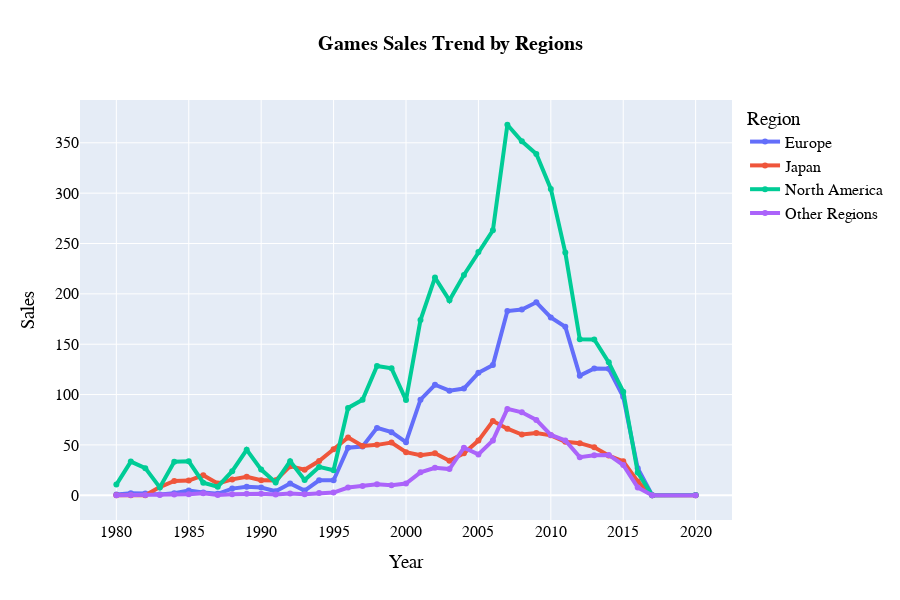

Write notebook code for a chart like this one.
### Markdown cell above
# Trend of Game Sales

### Code cell
# Melt down table into long format

melted_df = pd.melt(df, id_vars=['Year'], value_vars=['NA_Sales', 'EU_Sales', 'JP_Sales', 'Other_Sales'],
                    var_name='Region', value_name='Sales')

#Aggregate the dataframe
aggregated_df = melted_df.groupby(['Year', 'Region'])['Sales'].sum().reset_index()
aggregated_df['Region']=aggregated_df['Region'].replace({'NA_Sales':'North America','EU_Sales':'Europe',
                                                        'JP_Sales':'Japan','Other_Sales':'Other Regions'})

# Line chart
fig=px.line(aggregated_df,x='Year',y='Sales',color='Region',title='Games Sales Trend by Regions',
            markers=True,height=600)
fig.update_layout(title_x=0.5,title_font=dict(family="Arial, sans-serif",size=20,weight='bold',color='black'),
                 font=dict(family='Verdana', size=16, color='black'))
fig.update_traces(line=dict(width=4))
fig.show()

### Figure 1 — Plotly figure (JSON) as saved in the notebook; plotly's stock layout.template omitted (floating-point values rounded to 4 significant figures)
{"data": [{"hovertemplate": "Region=Europe<br>Year=%{x}<br>Sales=%{y}<extra></extra>", "legendgroup": "Europe", "line": {"color": "#636efa", "dash": "solid", "width": 4}, "marker": {"symbol": "circle"}, "mode": "lines+markers", "name": "Europe", "orientation": "v", "showlegend": true, "type": "scatter", "x": [1980, 1981, 1982, 1983, 1984, 1985, 1986, 1987, 1988, 1989, 1990, 1991, 1992, 1993, 1994, 1995, 1996, 1997, 1998, 1999, 2000, 2001, 2002, 2003, 2004, 2005, 2006, 2007, 2008, 2009, 2010, 2011, 2012, 2013, 2014, 2015, 2016, 2017, 2020], "xaxis": "x", "y": [0.67, 1.96, 1.65, 0.8, 2.1, 4.74, 2.84, 1.41, 6.59, 8.44, 7.63, 3.95, 11.71, 4.65, 14.88, 14.9, 47.26, 48.32, 66.9, 62.67, 52.75, 94.89, 109.7, 103.8, 105.9, 121.6, 129.2, 182.9, 184.4, 191.6, 176.6, 167.3, 118.8, 125.8, 125.6, 97.71, 26.76, 0, 0], "yaxis": "y"}, {"hovertemplate": "Region=Japan<br>Year=%{x}<br>Sales=%{y}<extra></extra>", "legendgroup": "Japan", "line": {"color": "#EF553B", "dash": "solid", "width": 4}, "marker": {"symbol": "circle"}, "mode": "lines+markers", "name": "Japan", "orientation": "v", "showlegend": true, "type": "scatter", "x": [1980, 1981, 1982, 1983, 1984, 1985, 1986, 1987, 1988, 1989, 1990, 1991, 1992, 1993, 1994, 1995, 1996, 1997, 1998, 1999, 2000, 2001, 2002, 2003, 2004, 2005, 2006, 2007, 2008, 2009, 2010, 2011, 2012, 2013, 2014, 2015, 2016, 2017, 2020], "xaxis": "x", "y": [0, 0, 0, 8.1, 14.27, 14.56, 19.81, 11.63, 15.76, 18.36, 14.88, 14.78, 28.91, 25.33, 33.99, 45.75, 57.44, 48.87, 50.04, 52.34, 42.77, 39.86, 41.76, 34.2, 41.65, 54.28, 73.73, 66.11, 60.26, 61.89, 59.49, 53.04, 51.74, 47.59, 39.46, 33.72, 13.67, 0.05, 0], "yaxis": "y"}, {"hovertemplate": "Region=North America<br>Year=%{x}<br>Sales=%{y}<extra></extra>", "legendgroup": "North America", "line": {"color": "#00cc96", "dash": "solid", "width": 4}, "marker": {"symbol": "circle"}, "mode": "lines+markers", "name": "North America", "orientation": "v", "showlegend": true, "type": "scatter", "x": [1980, 1981, 1982, 1983, 1984, 1985, 1986, 1987, 1988, 1989, 1990, 1991, 1992, 1993, 1994, 1995, 1996, 1997, 1998, 1999, 2000, 2001, 2002, 2003, 2004, 2005, 2006, 2007, 2008, 2009, 2010, 2011, 2012, 2013, 2014, 2015, 2016, 2017, 2020], "xaxis": "x", "y": [10.59, 33.4, 26.92, 7.76, 33.28, 33.73, 12.5, 8.46, 23.87, 45.15, 25.46, 12.76, 33.87, 15.12, 28.15, 24.82, 86.76, 94.75, 128.4, 126.1, 94.49, 174.0, 216.2, 193.6, 218.8, 241.6, 263.1, 367.9, 351.4, 338.9, 304.2, 241, 154.9, 154.8, 132.0, 102.8, 22.66, 0, 0.27], "yaxis": "y"}, {"hovertemplate": "Region=Other Regions<br>Year=%{x}<br>Sales=%{y}<extra></extra>", "legendgroup": "Other Regions", "line": {"color": "#ab63fa", "dash": "solid", "width": 4}, "marker": {"symbol": "circle"}, "mode": "lines+markers", "name": "Other Regions", "orientation": "v", "showlegend": true, "type": "scatter", "x": [1980, 1981, 1982, 1983, 1984, 1985, 1986, 1987, 1988, 1989, 1990, 1991, 1992, 1993, 1994, 1995, 1996, 1997, 1998, 1999, 2000, 2001, 2002, 2003, 2004, 2005, 2006, 2007, 2008, 2009, 2010, 2011, 2012, 2013, 2014, 2015, 2016, 2017, 2020], "xaxis": "x", "y": [0.12, 0.32, 0.31, 0.14, 0.7, 0.92, 1.93, 0.2, 0.99, 1.5, 1.4, 0.74, 1.65, 0.89, 2.2, 2.64, 7.69, 9.13, 11.03, 10.05, 11.62, 22.76, 27.28, 26.01, 47.24, 40.55, 54.43, 85.75, 82.39, 74.77, 59.9, 54.39, 37.82, 39.82, 40.02, 30.01, 7.75, 0, 0.02], "yaxis": "y"}], "layout": {"font": {"color": "black", "family": "Verdana", "size": 16}, "height": 600, "legend": {"title": {"text": "Region"}, "tracegroupgap": 0}, "title": {"font": {"color": "black", "family": "Arial, sans-serif", "size": 20, "weight": "bold"}, "text": "Games Sales Trend by Regions", "x": 0.5}, "xaxis": {"anchor": "y", "domain": [0, 1], "title": {"text": "Year"}}, "yaxis": {"anchor": "x", "domain": [0, 1], "title": {"text": "Sales"}}}}
